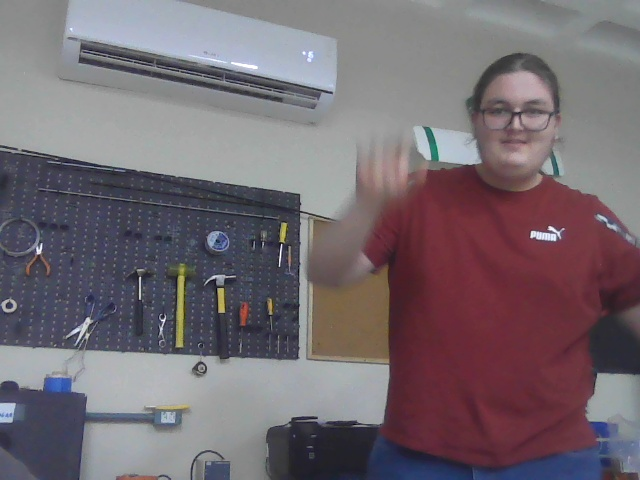
#> input picture Computacao_visual/Face/fotos/cabelo1.jpg, 640 x 480 px
$ python sistema_opencv_puro.py
#> lines starting #> are read from the running program, lines starting #| are printed output that depends on the picture; after the words box and inside, x2 and y2 are one past the last pixel; in counts of white or black regions, pixels touching at a corner belong together
import cv2
import numpy as np
import time
from datetime import datetime
import os
from PIL import Image

class SistemaOpenCVPuro:
    def __init__(self):
        self.cap = None
        self.face_cascade = None
        self.eye_cascade = None

        # Carregar classificadores Haar
        self.carregar_classificadores()

        # Faces de referência
        self.faces_referencia = []
        self.nomes_referencia = []

        # Otimizações
        self.frame_skip = 2
        self.frame_count = 0

        # Métricas
        self.fps_counter = 0
        self.fps_start_time = time.time()
        self.fps = 0
        self.faces_detectadas = 0
        self.reconhecimentos_corretos = 0

        # Configurações
        self.tolerance = 0.7
        self.modo_detalhado = False

        # Resultados do frame anterior
        self.last_face_locations = []
        self.last_face_names = []
        self.last_face_confidences = []

        # Inicializar
        self.inicializar_camera()
        self.carregar_faces_referencia()

    def carregar_classificadores(self):
        """Carrega classificadores Haar para detecção facial."""
        try:
            # Classificador principal para faces
            self.face_cascade = cv2.CascadeClassifier(cv2.data.haarcascades + 'haarcascade_frontalface_default.xml')

            # Classificador para olhos (para validação)
            self.eye_cascade = cv2.CascadeClassifier(cv2.data.haarcascades + 'haarcascade_eye.xml')

            if self.face_cascade.empty():
                print("❌ Erro: Não foi possível carregar o classificador de faces")
            else:
                print("✅ Classificadores carregados com sucesso")

        except Exception as e:
            print(f"❌ Erro ao carregar classificadores: {e}")

    def inicializar_camera(self):
        """Inicializa a câmera com configurações otimizadas."""
        self.cap = cv2.VideoCapture(0)
        if not self.cap.isOpened():
            print("❌ Erro: Não foi possível abrir a câmera")
            return False

        # Configurações otimizadas
        self.cap.set(cv2.CAP_PROP_FRAME_WIDTH, 640)
        self.cap.set(cv2.CAP_PROP_FRAME_HEIGHT, 480)
        self.cap.set(cv2.CAP_PROP_FPS, 30)
        self.cap.set(cv2.CAP_PROP_BUFFERSIZE, 1)
        return True

    def carregar_faces_referencia(self):
        """Carrega faces de referência usando OpenCV."""
        pasta_fotos = "fotos"
        if not os.path.exists(pasta_fotos):
            print(f"❌ Pasta '{pasta_fotos}' não encontrada")
            return

        arquivos_foto = [f for f in os.listdir(pasta_fotos) if f.endswith(('.jpg', '.jpeg', '.png'))]

        if not arquivos_foto:
            print(f"❌ Nenhuma foto encontrada em '{pasta_fotos}'")
            return

        print(f"🔍 Carregando {len(arquivos_foto)} faces de referência...")

        for i, arquivo in enumerate(arquivos_foto):
            try:
                caminho = os.path.join(pasta_fotos, arquivo)
                print(f"  📸 Carregando: {arquivo}")

                # Carregar imagem
                imagem = cv2.imread(caminho)
#> imagem is the input picture: shape (480, 640, 3); mean B, G, R 112.3, 105.5, 115.9
                if imagem is None:
                    print(f"    ❌ Não foi possível carregar {arquivo}")
                    continue

                # Converter para escala de cinza
                gray = cv2.cvtColor(imagem, cv2.COLOR_BGR2GRAY)
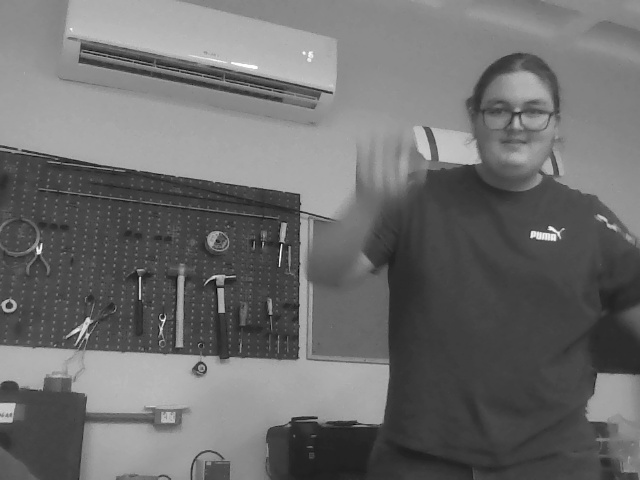
#> gray: shape (480, 640); min 5, max 255, mean 109.4

                # Detectar faces
                faces = self.face_cascade.detectMultiScale(
                    gray,
                    scaleFactor=1.1,
                    minNeighbors=5,
                    minSize=(30, 30)
                )
#> faces = [[471, 75, 91, 91]]

                if len(faces) > 0:
                    # Usar a primeira face encontrada
                    x, y, w, h = faces[0]
#> x = 471; y = 75; w = 91; h = 91
                    face_roi = gray[y:y+h, x:x+w]
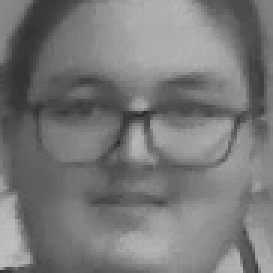
#> face_roi: shape (91, 91) (shown 3 times larger); min 39, max 193, mean 120.4

                    # Redimensionar para tamanho padrão
                    face_roi = cv2.resize(face_roi, (100, 100))
#> face_roi: shape (100, 100)

                    # Calcular histograma como descritor
                    hist = cv2.calcHist([face_roi], [0], None, [256], [0, 256])
#> hist = 256 values, max 141 at index 95, min 0 at index 0, mean 39.06
                    hist = cv2.normalize(hist, hist).flatten()
#> hist = 256 values, max 0.149 at index 95, min 0 at index 0, mean 0.0414

                    self.faces_referencia.append(hist)
                    nome = f"Pessoa_{i+1}"
                    self.nomes_referencia.append(nome)
                    print(f"    ✅ Face detectada: {nome}")
                else:
                    print(f"    ❌ Nenhuma face detectada em {arquivo}")

            except Exception as e:
                print(f"    ❌ Erro ao processar {arquivo}: {e}")
#> pass 2 of the loop in carregar_faces_referencia, `for i, arquivo in enumerate(arquivos_foto):`:
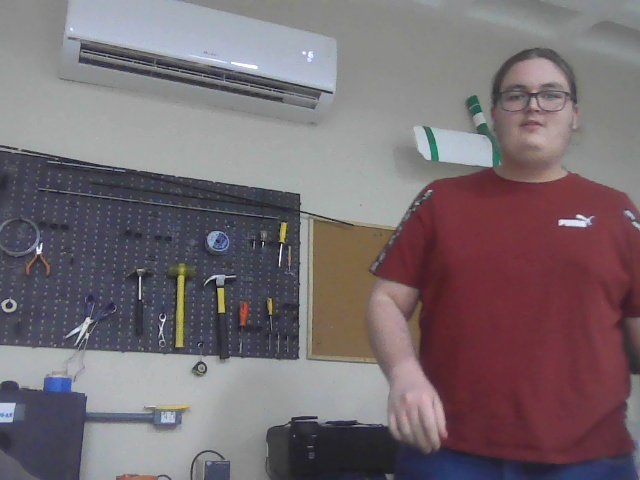
#> input picture Computacao_visual/Face/fotos/cabelo2.jpg, 640 x 480 px
#> in carregar_faces_referencia, imagem is the input picture: shape (480, 640, 3); mean B, G, R 113, 107.9, 119.4
#> in carregar_faces_referencia, `gray = cv2.cvtColor(imagem, cv2.COLOR_BGR2GRAY)`:
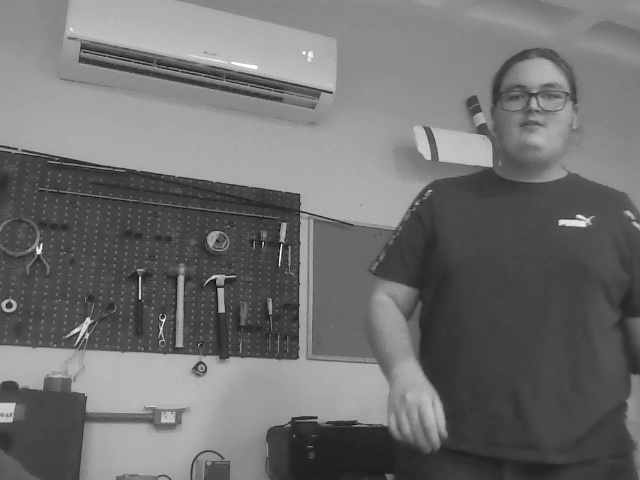
#> gray: shape (480, 640); min 8, max 255, mean 111.9
#> faces = [[491, 60, 86, 86]]
#> x = 491; y = 60; w = 86
#> in carregar_faces_referencia, `face_roi = gray[y:y+h, x:x+w]`:
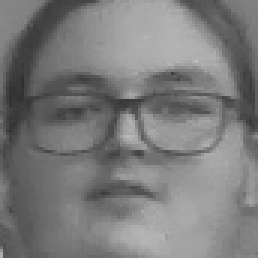
#> face_roi: shape (86, 86) (shown 3 times larger); min 47, max 188, mean 123
#> in carregar_faces_referencia, `hist = cv2.calcHist([face_roi], [0], None, [256], [0, 256])`: hist = 256 values, max 144 at index 130, min 0 at index 0, mean 39.06
#> in carregar_faces_referencia, `hist = cv2.normalize(hist, hist).flatten()`: hist = 256 values, max 0.15 at index 130, min 0 at index 0, mean 0.0407
#> pass 3 of the loop in carregar_faces_referencia, `for i, arquivo in enumerate(arquivos_foto):`:
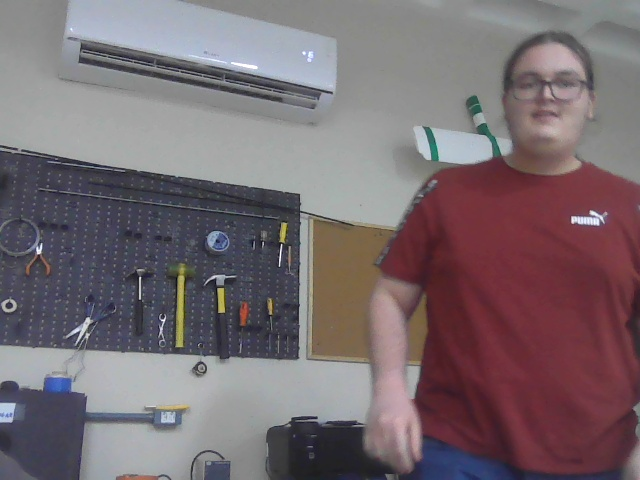
#> input picture Computacao_visual/Face/fotos/cabelo3.jpg, 640 x 480 px
#> in carregar_faces_referencia, imagem is the input picture: shape (480, 640, 3); mean B, G, R 112, 107, 119.5
#> in carregar_faces_referencia, `gray = cv2.cvtColor(imagem, cv2.COLOR_BGR2GRAY)`:
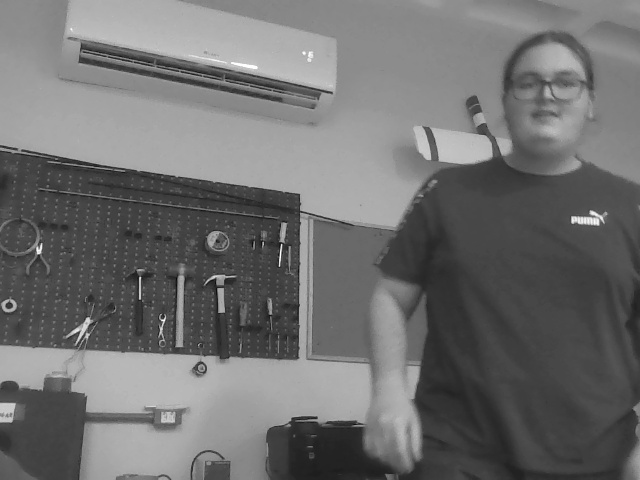
#> gray: shape (480, 640); min 7, max 255, mean 111.3
#> faces = [[503, 47, 91, 91]]
#> x = 503; y = 47; w = 91
#> in carregar_faces_referencia, `face_roi = gray[y:y+h, x:x+w]`:
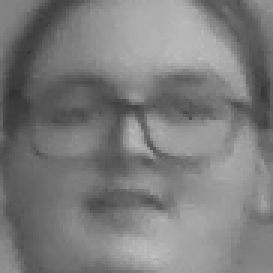
#> face_roi: shape (91, 91) (shown 3 times larger); min 50, max 192, mean 124.4
#> in carregar_faces_referencia, `hist = cv2.calcHist([face_roi], [0], None, [256], [0, 256])`: hist = 256 values, max 159 at index 129, min 0 at index 0, mean 39.06
#> in carregar_faces_referencia, `hist = cv2.normalize(hist, hist).flatten()`: hist = 256 values, max 0.166 at index 129, min 0 at index 0, mean 0.0407

        print(f"✅ Total de faces carregadas: {len(self.faces_referencia)}")
#| ✅ Total de faces carregadas: 3
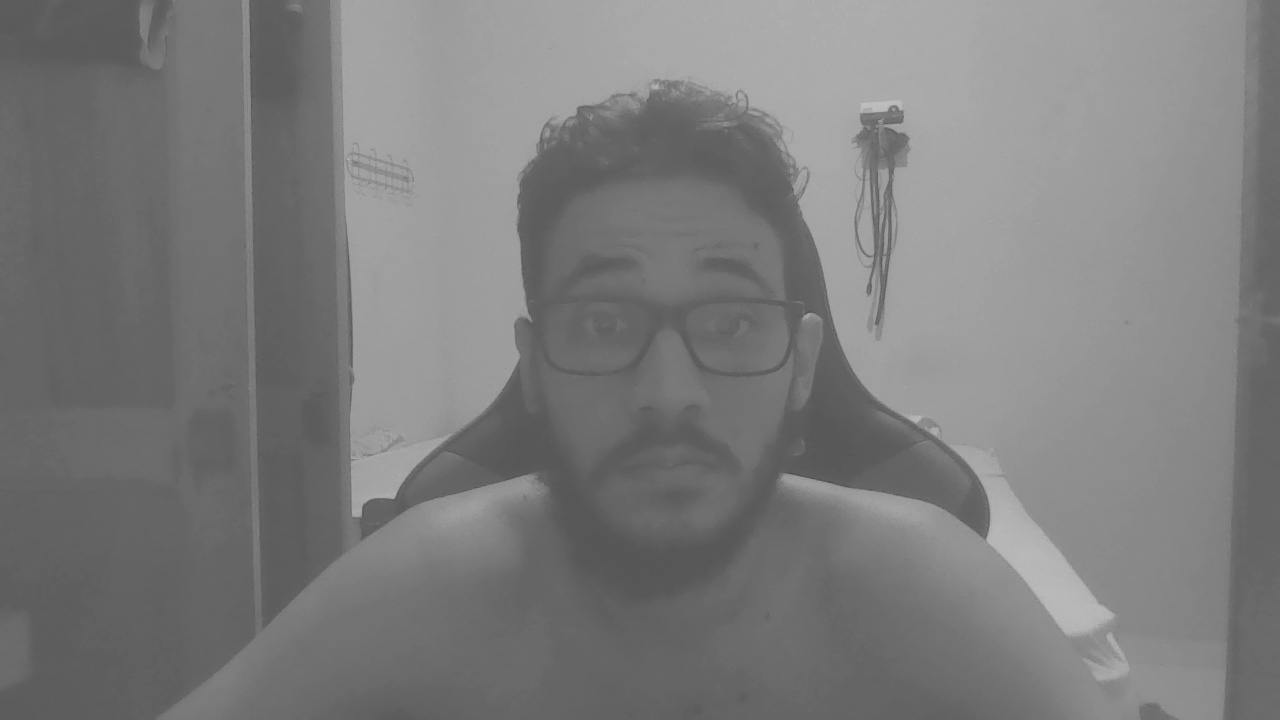
#> input picture Computacao_visual/Face/captura_camera.jpg, 1280 x 720 px, given in place of the camera
#> in executar, frame is the input picture: shape (720, 1280, 3); min 74, max 192, mean 124.6

    # [54 lines left out: functions detectar_faces_opencv, comparar_faces, not called in this run]

    def processar_frame(self, frame):
        """Processa frame principal."""
        self.frame_count += 1

        # Processar apenas frames alternados
        if self.frame_count % self.frame_skip == 0:
            faces, gray = self.detectar_faces_opencv(frame)

            face_locations = []
            face_names = []
            face_confidences = []

            for (x, y, w, h) in faces:
                # Extrair ROI da face
                face_roi = gray[y:y+h, x:x+w]

                # Comparar com faces de referência
                nome, confianca = self.comparar_faces(face_roi)

                face_locations.append((y, x+w, y+h, x))  # (top, right, bottom, left)
                face_names.append(nome)
                face_confidences.append(confianca)

            # Salvar resultados para próximo frame
            self.last_face_locations = face_locations
            self.last_face_names = face_names
            self.last_face_confidences = face_confidences
        else:
            # Usar resultados do frame anterior
            face_locations = self.last_face_locations
            face_names = self.last_face_names
            face_confidences = self.last_face_confidences

        # Desenhar resultados
        for i, ((top, right, bottom, left), name, confidence) in enumerate(zip(face_locations, face_names, face_confidences)):
            # Escolher cor baseada no reconhecimento
            if name == "Desconhecido":
                cor = (0, 0, 255)  # Vermelho
            else:
                cor = (0, 255, 0)  # Verde

            # Desenhar retângulo
            cv2.rectangle(frame, (left, top), (right, bottom), cor, 2)

            # Desenhar nome e confiança
            texto = f"{name} ({confidence:.2f})"
            cv2.rectangle(frame, (left, bottom - 35), (right, bottom), cor, cv2.FILLED)
            cv2.putText(frame, texto, (left + 6, bottom - 6),
                       cv2.FONT_HERSHEY_DUPLEX, 0.6, (255, 255, 255), 1)

            # Modo detalhado: detectar olhos
            if self.modo_detalhado and self.eye_cascade:
                roi_gray = gray[top:bottom, left:right]
                eyes = self.eye_cascade.detectMultiScale(roi_gray)
                for (ex, ey, ew, eh) in eyes:
                    cv2.rectangle(frame, (left + ex, top + ey), (left + ex + ew, top + ey + eh), (255, 255, 0), 1)
#> in executar, `frame_processado, face_locations, face_names, face_confidences = self...`: face_locations = []
#> in executar, `self.faces_detectadas += len(face_locations)`: self.faces_detectadas = 0

        return frame, face_locations, face_names, face_confidences

    def calcular_fps(self):
        """Calcula e atualiza FPS."""
        self.fps_counter += 1
        if self.fps_counter >= 30:
            tempo_atual = time.time()
            self.fps = self.fps_counter / (tempo_atual - self.fps_start_time)
            self.fps_counter = 0
            self.fps_start_time = tempo_atual

    # [17 lines left out: function capturar_foto_referencia, not called in this run]

    def mostrar_painel_info(self, frame):
        """Mostra painel com informações do sistema."""
        altura, largura = frame.shape[:2]
#> altura = 720; largura = 1280

        # Painel de informações
        info_panel = np.zeros((200, largura, 3), dtype=np.uint8)
        info_panel[:] = (40, 40, 40)

        # Informações básicas
        cv2.putText(info_panel, f"FPS: {self.fps:.1f}", (20, 30),
                   cv2.FONT_HERSHEY_SIMPLEX, 0.7, (255, 255, 255), 2)
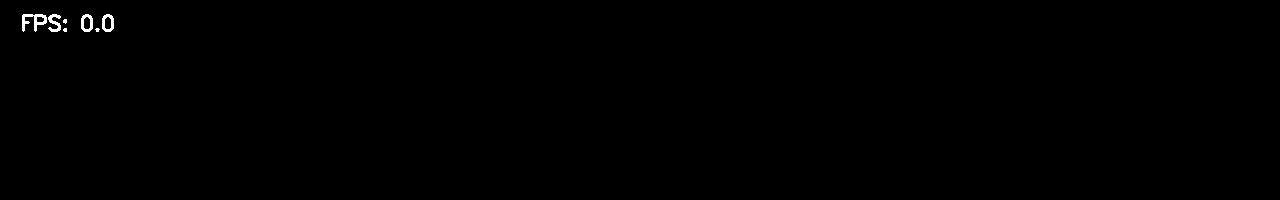
#> info_panel: shape (200, 1280, 3); values 40 (black) and 255 (white), 0.25% white; 7 white regions (3 under 20 px), largest, box (x1, y1, x2, y2) and area: (22, 14, 47, 32) 208, (48, 14, 61, 32) 128, (81, 14, 93, 32) 124, (102, 14, 114, 32) 124
        cv2.putText(info_panel, f"Faces: {len(self.last_face_locations)}", (20, 60),
                   cv2.FONT_HERSHEY_SIMPLEX, 0.7, (255, 255, 255), 2)
        cv2.putText(info_panel, f"Tolerancia: {self.tolerance}", (20, 90),
                   cv2.FONT_HERSHEY_SIMPLEX, 0.7, (255, 255, 255), 2)
        cv2.putText(info_panel, f"Referencias: {len(self.faces_referencia)}", (20, 120),
                   cv2.FONT_HERSHEY_SIMPLEX, 0.7, (255, 255, 255), 2)

        # Estatísticas
        if self.faces_detectadas > 0:
            taxa_reconhecimento = (self.reconhecimentos_corretos / self.faces_detectadas) * 100
            cv2.putText(info_panel, f"Taxa Reconhecimento: {taxa_reconhecimento:.1f}%", (20, 150),
                       cv2.FONT_HERSHEY_SIMPLEX, 0.6, (0, 255, 255), 2)

        # Comandos
        cv2.putText(info_panel, "R: Nova Ref | T: Tolerancia | D: Detalhes | ESC: Sair", (20, 180),
                   cv2.FONT_HERSHEY_SIMPLEX, 0.5, (200, 200, 200), 1)
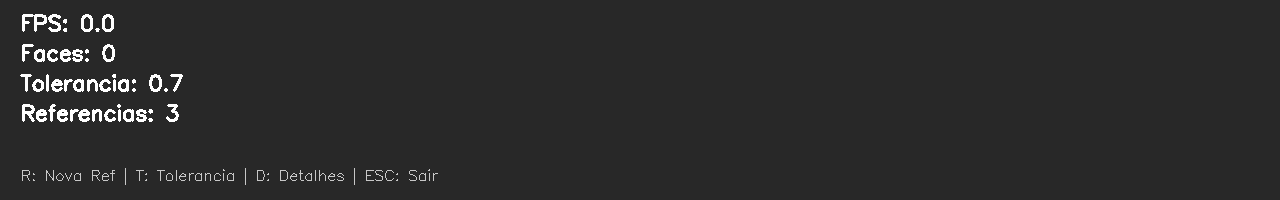
#> info_panel: shape (200, 1280, 3); min 40, max 255, mean 43.3

        # Combinar com frame principal
        frame_completo = np.vstack([frame, info_panel])
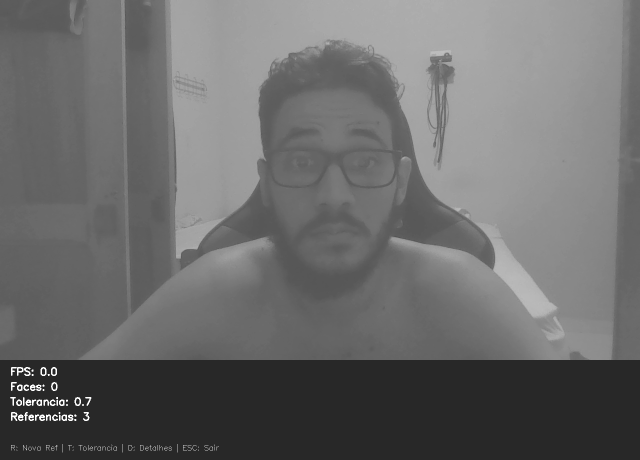
#> frame_completo: shape (920, 1280, 3) (shown at 1/2 size); min 40, max 255, mean 107
        return frame_completo

    def executar(self):
        """Executa o sistema OpenCV puro."""
        if not self.cap:
            print("❌ Câmera não inicializada")
            return

        if self.face_cascade is None or self.face_cascade.empty():
            print("❌ Classificadores não carregados")
            return

        print("=== SISTEMA OPENCV PURO DE RECONHECIMENTO FACIAL ===")
        print("Comandos:")
        print("  [R] - Capturar nova foto de referência")
        print("  [T] - Ajustar tolerância")
        print("  [D] - Alternar modo detalhado")
        print("  [ESC] - Sair")
        print(f"Tolerância atual: {self.tolerance}")

        # Criar janela
        cv2.namedWindow('Sistema OpenCV Puro', cv2.WINDOW_NORMAL)
        cv2.resizeWindow('Sistema OpenCV Puro', 1000, 800)

        try:
            while True:
                ret, frame = self.cap.read()
                if not ret:
                    print("❌ Erro ao capturar frame")
                    break

                # Processar frame
                frame_processado, face_locations, face_names, face_confidences = self.processar_frame(frame)

                # Atualizar contadores
                self.faces_detectadas += len(face_locations)

                # Calcular FPS
                self.calcular_fps()

                # Mostrar painel de informações
                frame_final = self.mostrar_painel_info(frame_processado)

                cv2.imshow('Sistema OpenCV Puro', frame_final)

                # Processar teclas
                key = cv2.waitKey(1) & 0xFF
#> (key Esc is pressed here)
                if key == 27:  # ESC
                    break
                elif key == ord('r') or key == ord('R'):
                    self.capturar_foto_referencia(frame)
                elif key == ord('t') or key == ord('T'):
                    # Ajustar tolerância
                    nova_tolerancia = input(f"Digite nova tolerância (0.1-1.0) [atual: {self.tolerance}]: ")
                    try:
                        self.tolerance = float(nova_tolerancia)
                        self.tolerance = max(0.1, min(1.0, self.tolerance))
                        print(f"✅ Tolerância ajustada para: {self.tolerance}")
                    except ValueError:
                        print("❌ Valor inválido. Tolerância mantida.")
                elif key == ord('d') or key == ord('D'):
                    self.modo_detalhado = not self.modo_detalhado
                    print(f"🔍 Modo detalhado: {'ON' if self.modo_detalhado else 'OFF'}")

        except Exception as e:
            print(f"❌ Erro inesperado: {e}")
        finally:
            self.cap.release()
            cv2.destroyAllWindows()
            print("👋 Sistema encerrado")
            print(f"📊 Estatísticas finais:")
            print(f"   - Faces detectadas: {self.faces_detectadas}")
#|    - Faces detectadas: 0
            print(f"   - Reconhecimentos corretos: {self.reconhecimentos_corretos}")
            if self.faces_detectadas > 0:
                taxa = (self.reconhecimentos_corretos / self.faces_detectadas) * 100
                print(f"   - Taxa de reconhecimento: {taxa:.1f}%")

def main():
    """Função principal."""
    sistema = SistemaOpenCVPuro()
    sistema.executar()

if __name__ == "__main__":
    main()
